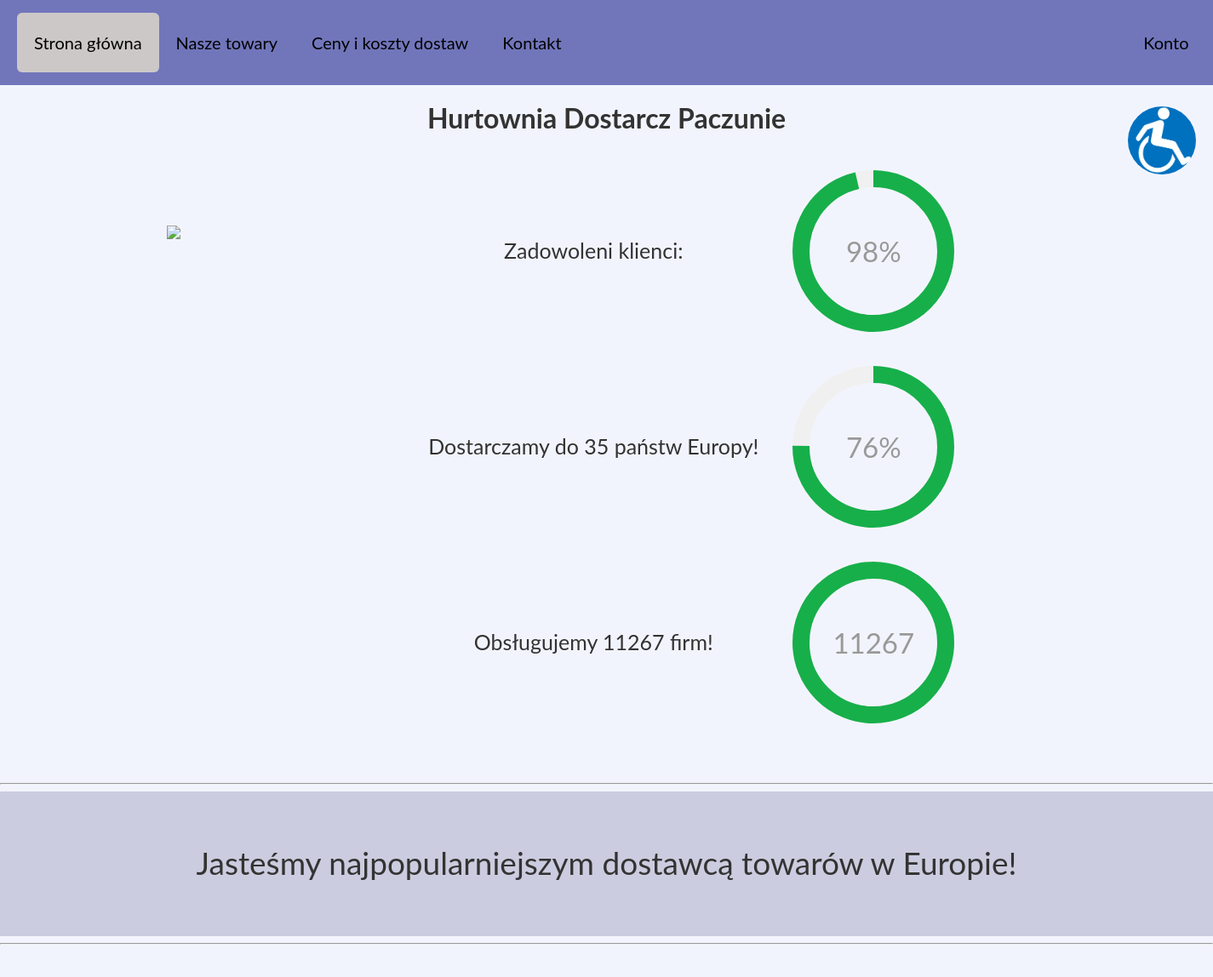
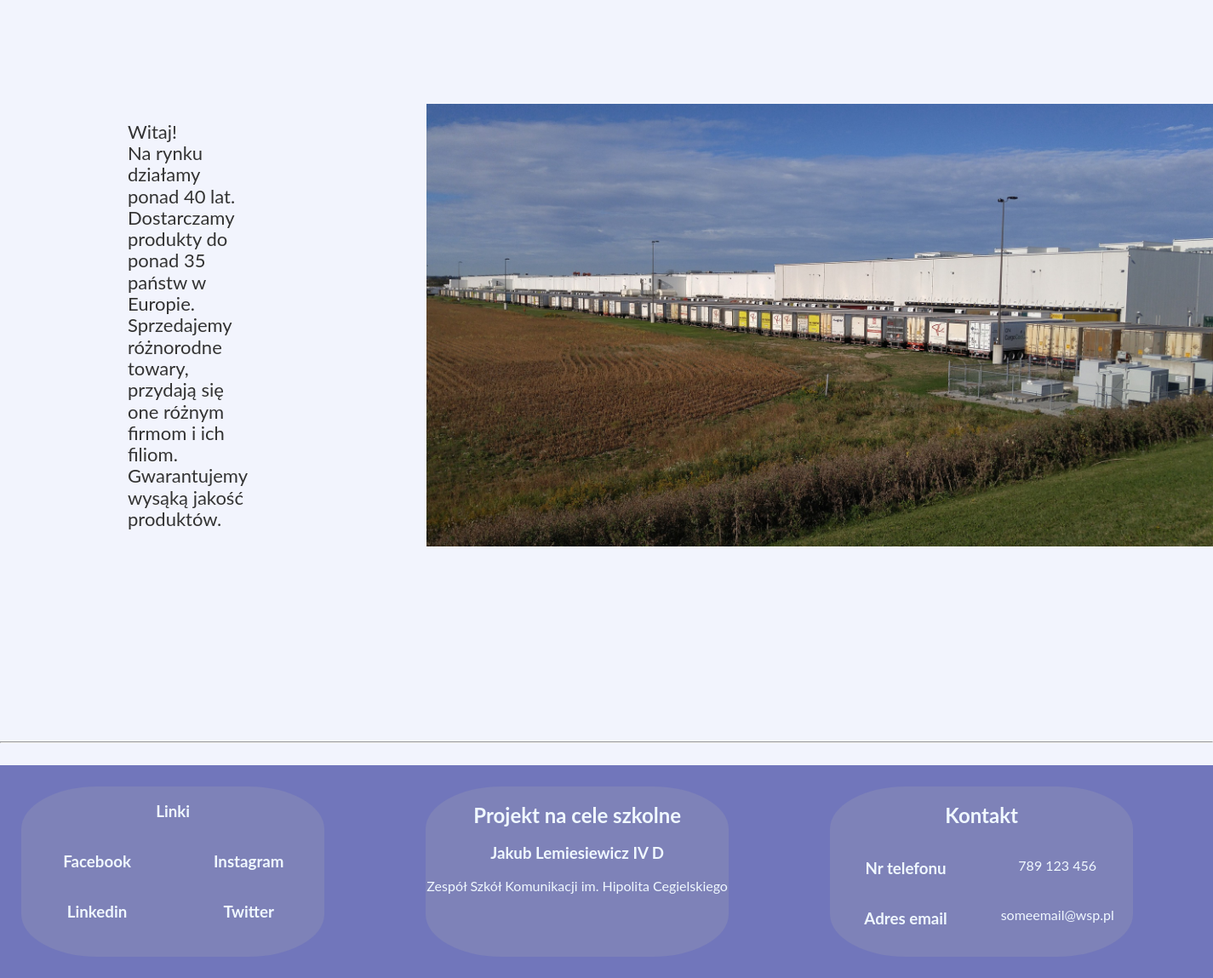
The page / on the database its author committed (2 pictures, top to bottom).
### tables this page shows
CREATE TABLE `staticdata` (
  `static_data_id` int(11) NOT NULL,
  `static_data_key` varchar(50) NOT NULL,
  `static_data_value` varchar(150) NOT NULL
);

### index.php (called while the page is built)
<?php
    require_once(__DIR__ . '/core/main/main_page.php');
?>

### core/main/get_static_data.php (called while the page is built, shortened)
<?php
require_once('forms/session/start.php');
function get_value_by_key($key) {
    $sql_types = [
        'key' => $key
    ];
    $query = "SELECT * FROM staticdata WHERE static_data_key = :key";
    $db_result = $GLOBALS['database']->make_query($query, $sql_types);
    return $db_result[0]['static_data_value'];
}

### core/main/db_connector/myDatabase.php (called while the page is built, shortened)
<?php
class MyDatabase {
    public $conn;
    public $valid;
    private function check_connection() {
        if(mysqli_connect_errno()){
            $this->valid = FALSE;
        } else {
            $this->valid = TRUE;
        }
    }
    public function get_connection($data) {
        try {
            $host=$data['HOST'];
            $dbusername=$data['USERNAME'];
            $dbpassword=$data['PASSWORD'];
            $dbname=$data['DBNAME'];
            $this->conn = new PDO('mysql:dbname='.$dbname.';host='.$host.';charset=utf8',
                $dbusername,
                $dbpassword
            );
            $this->conn->setAttribute(PDO::ATTR_EMULATE_PREPARES, false);
            $this->conn->setAttribute(PDO::ATTR_ERRMODE, PDO::ERRMODE_EXCEPTION);
        } catch (Exception $e) {
            throw new Exception($e->getMessage());
        }
    }
    private function sql_request_validation($sql_request) {
        return TRUE;
    }
    public function make_query($sql_request, $types) {
        if($this->valid) {
            if($this->sql_request_validation($sql_request)) {
                $sql = $this->conn->prepare($sql_request);
                $sql->execute($types);
                $result = $sql->fetchAll(PDO::FETCH_ASSOC);
                return $result;
            } else {
                throw new Exception("Invalid query");
            }
        } else {
            throw new Exception("No connection to database");
        }
    }
}

### core/main/bottom.php (the view, shortened to what this page needs)
<?php
@require_once("get_static_data.php")
?>
<footer>
    <div class="footer-container">
        <div class="col-1">
            <h3>Linki</h3>
            <div class="footer-contact">
                <div class="contact-col-1">
                    <h3>Facebook</h3>
                </div>
                <div class="contact-col-1">
                <h3>Instagram</h3>
                </div>
            </div>
            <div class="footer-contact">
                <div class="contact-col-1">
                    <h3>Linkedin</h3>
                </div>
                <div class="contact-col-1">
                <h3>Twitter</h3>
                </div>
            </div>
        </div>
        <div class="col-2">
            <h2>Projekt na cele szkolne</h2>
            <h3>Jakub Lemiesiewicz IV D</h3>
            <p>Zespół Szkół Komunikacji im. Hipolita Cegielskiego</p>
        </div>
        <div class="col-3">
            <h2>Kontakt</h2>
            <div class="footer-contact">
                <div class="contact-col-1">
                    <h3>Nr telefonu</h3>
                </div>
                <div class="contact-col-2">
                    <p><?php echo get_value_by_key("phone_number"); ?></p>
                </div>
            </div>
            <div class="footer-contact">
                <div class="contact-col-1">
                    <h3>Adres email</h3>
                </div>
                <div class="contact-col-2">
                    <p><?php echo get_value_by_key("email"); ?></p>
                </div>
            </div>
        </div>
    </div>
</footer>
<div id="fixedContainer"><img width="80" height="80" src="/wholesaler-school-project/core/main/files/photos/disability.jpg" onclick="ability_switch()">

### core/main/start.php (shortened to what this page needs)
<!DOCTYPE html>
<html lang="en">
<head>
    <link rel="stylesheet" href="/wholesaler-school-project/core/main/styles/main.css">

### core/main/main_page.php (shortened to what this page needs)
<?php
@include_once(__DIR__. '/start.php');
?>
<link rel="stylesheet" href="/wholesaler-school-project/core/main/styles/mainpage.css">
<?php
@include_once(__DIR__. '/top.php');
?>
<center><h1>Hurtownia Dostarcz Paczunie</h1></center>
<div class="main-photo">
    <img class="photo" src="/wholesaler-school-project/core/main/files/photos/businessman.jpg">
    <div class="description">
        <p class="description-description">Zadowoleni klienci:</p>
        <figure class="chart" data-percent="98">
            <figcaption>98%</figcaption>
            <svg width="200" height="200">
            <circle class="outer" cx="95" cy="95" r="85" transform="rotate(-90, 95, 95)"/>
            </svg>
        </figure>
        <p class="description-description">Dostarczamy do 35 państw Europy!</p>
        <figure class="chart" data-percent="75">
            <figcaption>76%</figcaption>
            <svg width="200" height="200">
            <circle class="outer" cx="95" cy="95" r="85" transform="rotate(-90, 95, 95)"/>
            </svg>
        </figure>
        <p class="description-description">Obsługujemy 11267 firm!</p>
        <figure class="chart" data-percent="100">
            <figcaption>11267</figcaption>
            <svg width="200" height="200">
            <circle class="outer" cx="95" cy="95" r="85" transform="rotate(-90, 95, 95)"/>
            </svg>
        </figure>
    </div>
</div>
<hr>
<div class="center-text-animated"><p>Jasteśmy najpopularniejszym dostawcą towarów w Europie!</p></div>
<hr>
<div class="main-photo">
    <div class="main-description">
        <p>
            Witaj! <br>
            Na rynku działamy ponad 40 lat. Dostarczamy produkty do ponad 35 państw w Europie. Sprzedajemy różnorodne towary, przydają się one różnym firmom i ich filiom. Gwarantujemy wysąką jakość produktów.
        </p>
    </div>
    <img class="photo" src="/wholesaler-school-project/core/main/files/photos/mainimg.jpg">
</div>
<hr>
<?php
@include_once(__DIR__. '/stop.php');

### core/main/top.php (shortened to what this page needs)
</head>
<body>
<?php
@include_once(__DIR__. '/header.php');
?>

### core/main/header.php (shortened to what this page needs)
<?php
$html_header = array(
    'Strona główna',
    'Nasze towary',
    'Ceny i koszty dostaw',
    'Kontakt',
    'Konto',
    'Wyloguj'
);
?>
<div class="header sticky">
    <a id="identifier-header-1" href="/wholesaler-school-project/core/main/main_page.php" class="active"><?php echo $html_header[0]; ?></a>
    <a id="identifier-header-2" href="/wholesaler-school-project/core/main/products.php"><?php echo $html_header[1]; ?></a>
    <a id="identifier-header-3" href="/wholesaler-school-project/core/main/pricelist.php" ><?php echo $html_header[2]; ?></a>
    <a id="identifier-header-4" href="/wholesaler-school-project/core/main/contact.php" ><?php echo $html_header[3]; ?></a>
    <a id="identifier-header-5" href="/wholesaler-school-project/core/main/account.php" ><?php echo $html_header[4]; ?></a>
</div>
<div class="header-skip"></div>

### core/main/stop.php (shortened to what this page needs)
</body>
</html>
<?php
@include_once(__DIR__. '/bottom.php');
?>

### core/main/styles/main.css (style rules this page uses)
html { line-height: 1.15; -webkit-text-size-adjust: 100%; }
body { background-color: rgb(242, 244, 253); margin: 0; overflow-x: hidden; }
h1 { font-size: 2em; margin: 0.67em 0; }
hr { box-sizing: content-box; height: 0; overflow: visible; }
a { background-color: transparent; text-decoration: none; color: #7176bb; }
img { border-style: none; }
.header { width: 100%; overflow: hidden; background-color: #7176bb; padding: 15px 20px; z-index: 999; }
.header a { text-decoration: none; padding: 20px; font-size: 20px; line-height: 30px; border-radius: 6px; float: left; color: black; text-align: center; }
.header a#identifier-header-5 { text-decoration: none; padding: 20px; font-size: 20px; line-height: 30px; border-radius: 6px; float: right; color: black; text-align: center; }
.header a.active { background-color:rgb(204, 200, 200); }
footer { position: relative; top: 100%; width: 100%; height: 250px; background-color: #7176bb; text-align: center; }
.footer-container { display: grid; grid-template-columns: 1fr 1fr 1fr; grid-template-rows: 1fr; gap: 0px 0px; grid-template-areas: "col-1 col-2 col-3"; }
.col-1, .col-2, .col-3 { width: 75%; margin: 25px; height: 200px; border-radius: 25%; color: aliceblue; background-color: #7e82b8; }
.footer-contact { display: grid; grid-template-columns: 1fr 1fr; grid-template-rows: 1fr; gap: 0px 0px; grid-template-areas: "contact-col-1 contact-col-2"; }
.header-skip { position: relative; height: 100px; width: 100%; }
.sticky { position: fixed; top: 0; width: 98%; }
#fixedContainer { position: fixed; width: 80px; height: 80px; right: 20px; top: 125px; }
#fixedContainer > img { border-radius: 50%; }

### core/main/styles/mainpage.css (style rules this page uses)
.center-text-animated { display: flex; width: 100%; height: 170px; align-items: center; justify-content: center; background-color: rgb(204, 204, 224); }
.center-text-animated > p { font-size: 37px; }
.main-photo { margin-bottom: 50px; display: grid; width: 100%; grid-template-columns: 1fr 1fr; grid-template-rows: 1fr; gap: 0px 0px; grid-template-areas: "photo description"; }
.main-photo > img { height: 520px; }
.photo { margin-left: 50px; }
.main-photo { display: flex; justify-content: space-around; align-items: center; font-size: 22px; }
body { color: #333; font-family: 'Lato'; }
.chart { position: relative; display: inline-block; color: #999; font-size: 20px; text-align: center; }
.chart figcaption { padding: 50px 25px; width: 100px; height: 50px; border: 20px solid #f0f0f0; border-radius: 100px; line-height: 50px; font-size: 33px; }
.description { display: grid; grid-template-columns: 1fr 1fr; grid-template-rows: 1fr 1fr; gap: 0px 0px; grid-template-areas: "description-description chart" "description-description chart"; }
.description-description { font-size: 25px; display: flex; justify-content: center; align-items: center; }
.main-description { display: flex; justify-content: space-around; align-items: center; font-size: 22px; padding: 150px; }
.chart svg { position: absolute; top: 0; left: 0; }

### rows shown on the page
staticdata: static_data_value "789 123 456"
staticdata: static_data_value "someemail@wsp.pl"

### other values the page prints
$html_header[0] "Strona główna"
$html_header[1] "Nasze towary"
$html_header[2] "Ceny i koszty dostaw"
$html_header[3] "Kontakt"
$html_header[4] "Konto"
